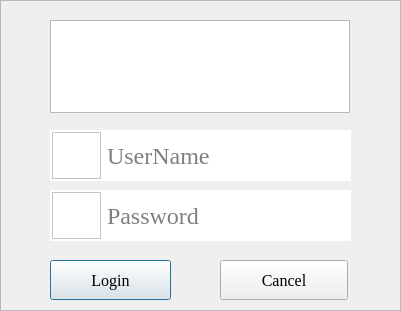
<?xml version="1.0" encoding="UTF-8"?>
<ui version="4.0">
 <class>Login</class>
 <widget class="QDialog" name="Login">
  <property name="geometry">
   <rect>
    <x>0</x>
    <y>0</y>
    <width>401</width>
    <height>311</height>
   </rect>
  </property>
  <property name="sizePolicy">
   <sizepolicy hsizetype="Fixed" vsizetype="Fixed">
    <horstretch>0</horstretch>
    <verstretch>0</verstretch>
   </sizepolicy>
  </property>
  <property name="minimumSize">
   <size>
    <width>20</width>
    <height>20</height>
   </size>
  </property>
  <property name="baseSize">
   <size>
    <width>20</width>
    <height>20</height>
   </size>
  </property>
  <property name="windowTitle">
   <string>Login</string>
  </property>
  <property name="windowIcon">
   <iconset resource="PictureResource.qrc">
    <normaloff>:/Start/Resource/Graphicloads-100-Flat-2-Battery-full.ico</normaloff>:/Start/Resource/Graphicloads-100-Flat-2-Battery-full.ico</iconset>
  </property>
  <property name="styleSheet">
   <string notr="true"/>
  </property>
  <widget class="QFrame" name="LoginFrame">
   <property name="geometry">
    <rect>
     <x>0</x>
     <y>0</y>
     <width>401</width>
     <height>311</height>
    </rect>
   </property>
   <property name="styleSheet">
    <string notr="true"/>
   </property>
   <property name="frameShape">
    <enum>QFrame::StyledPanel</enum>
   </property>
   <property name="frameShadow">
    <enum>QFrame::Raised</enum>
   </property>
   <widget class="QGraphicsView" name="DefondGraphicsView">
    <property name="geometry">
     <rect>
      <x>50</x>
      <y>20</y>
      <width>300</width>
      <height>93</height>
     </rect>
    </property>
    <property name="sizePolicy">
     <sizepolicy hsizetype="Fixed" vsizetype="Fixed">
      <horstretch>0</horstretch>
      <verstretch>0</verstretch>
     </sizepolicy>
    </property>
    <property name="styleSheet">
     <string notr="true">border-image: url(:/Start/Resource/defond_w300.png);</string>
    </property>
   </widget>
   <widget class="QPushButton" name="LoginButton">
    <property name="geometry">
     <rect>
      <x>50</x>
      <y>260</y>
      <width>121</width>
      <height>40</height>
     </rect>
    </property>
    <property name="sizePolicy">
     <sizepolicy hsizetype="Expanding" vsizetype="Expanding">
      <horstretch>0</horstretch>
      <verstretch>0</verstretch>
     </sizepolicy>
    </property>
    <property name="minimumSize">
     <size>
      <width>40</width>
      <height>40</height>
     </size>
    </property>
    <property name="font">
     <font>
      <family>Times New Roman</family>
      <pointsize>12</pointsize>
     </font>
    </property>
    <property name="text">
     <string>Login</string>
    </property>
    <property name="checkable">
     <bool>false</bool>
    </property>
   </widget>
   <widget class="QWidget" name="QHorizontalLayoutPassword" native="true">
    <property name="geometry">
     <rect>
      <x>50</x>
      <y>190</y>
      <width>301</width>
      <height>51</height>
     </rect>
    </property>
    <property name="styleSheet">
     <string notr="true">background-color: rgb(255, 255, 255);</string>
    </property>
    <layout class="QHBoxLayout" name="horizontalLayout_2" stretch="1,5">
     <property name="spacing">
      <number>4</number>
     </property>
     <property name="margin">
      <number>2</number>
     </property>
     <item>
      <widget class="QGraphicsView" name="graphicsView_2">
       <property name="sizePolicy">
        <sizepolicy hsizetype="Fixed" vsizetype="Fixed">
         <horstretch>0</horstretch>
         <verstretch>0</verstretch>
        </sizepolicy>
       </property>
       <property name="minimumSize">
        <size>
         <width>20</width>
         <height>20</height>
        </size>
       </property>
       <property name="baseSize">
        <size>
         <width>20</width>
         <height>20</height>
        </size>
       </property>
       <property name="styleSheet">
        <string notr="true">border-image: url(:/Start/Resource/login_password.png);
background-color: rgb(255, 255, 255);</string>
       </property>
      </widget>
     </item>
     <item>
      <widget class="QLineEdit" name="TextPassword">
       <property name="sizePolicy">
        <sizepolicy hsizetype="Expanding" vsizetype="Expanding">
         <horstretch>0</horstretch>
         <verstretch>0</verstretch>
        </sizepolicy>
       </property>
       <property name="minimumSize">
        <size>
         <width>0</width>
         <height>31</height>
        </size>
       </property>
       <property name="font">
        <font>
         <family>Times New Roman</family>
         <pointsize>18</pointsize>
        </font>
       </property>
       <property name="styleSheet">
        <string notr="true">background-color: rgb(255, 255, 255);
border-width:0;border-style:outset;</string>
       </property>
       <property name="echoMode">
        <enum>QLineEdit::Password</enum>
       </property>
       <property name="placeholderText">
        <string>Password</string>
       </property>
      </widget>
     </item>
    </layout>
   </widget>
   <widget class="QWidget" name="QHorizontalLayoutUserName" native="true">
    <property name="geometry">
     <rect>
      <x>50</x>
      <y>130</y>
      <width>301</width>
      <height>51</height>
     </rect>
    </property>
    <property name="styleSheet">
     <string notr="true">background-color: rgb(255, 255, 255);</string>
    </property>
    <layout class="QHBoxLayout" name="horizontalLayout" stretch="1,5">
     <property name="spacing">
      <number>4</number>
     </property>
     <property name="margin">
      <number>2</number>
     </property>
     <item>
      <widget class="QGraphicsView" name="graphicsView">
       <property name="sizePolicy">
        <sizepolicy hsizetype="Fixed" vsizetype="Fixed">
         <horstretch>0</horstretch>
         <verstretch>0</verstretch>
        </sizepolicy>
       </property>
       <property name="minimumSize">
        <size>
         <width>20</width>
         <height>20</height>
        </size>
       </property>
       <property name="baseSize">
        <size>
         <width>20</width>
         <height>20</height>
        </size>
       </property>
       <property name="styleSheet">
        <string notr="true">border-image: url(:/Start/Resource/login_user.png);
background-color: rgb(255, 255, 255);</string>
       </property>
      </widget>
     </item>
     <item>
      <widget class="QLineEdit" name="TextUserName">
       <property name="enabled">
        <bool>true</bool>
       </property>
       <property name="sizePolicy">
        <sizepolicy hsizetype="Expanding" vsizetype="Expanding">
         <horstretch>0</horstretch>
         <verstretch>0</verstretch>
        </sizepolicy>
       </property>
       <property name="minimumSize">
        <size>
         <width>20</width>
         <height>20</height>
        </size>
       </property>
       <property name="font">
        <font>
         <family>Times New Roman</family>
         <pointsize>18</pointsize>
        </font>
       </property>
       <property name="whatsThis">
        <string>&lt;html&gt;&lt;head/&gt;&lt;body&gt;&lt;p&gt;&lt;br/&gt;&lt;/p&gt;&lt;/body&gt;&lt;/html&gt;</string>
       </property>
       <property name="styleSheet">
        <string notr="true">background-color: rgb(255, 255, 255);
border-width:0;border-style:outset;</string>
       </property>
       <property name="placeholderText">
        <string>UserName</string>
       </property>
      </widget>
     </item>
    </layout>
   </widget>
   <widget class="QPushButton" name="CancelButton">
    <property name="geometry">
     <rect>
      <x>220</x>
      <y>260</y>
      <width>128</width>
      <height>40</height>
     </rect>
    </property>
    <property name="sizePolicy">
     <sizepolicy hsizetype="Expanding" vsizetype="Expanding">
      <horstretch>0</horstretch>
      <verstretch>0</verstretch>
     </sizepolicy>
    </property>
    <property name="minimumSize">
     <size>
      <width>40</width>
      <height>40</height>
     </size>
    </property>
    <property name="font">
     <font>
      <family>Times New Roman</family>
      <pointsize>12</pointsize>
     </font>
    </property>
    <property name="text">
     <string>Cancel</string>
    </property>
    <property name="autoDefault">
     <bool>false</bool>
    </property>
   </widget>
  </widget>
 </widget>
 <resources>
  <include location="PictureResource.qrc"/>
 </resources>
 <connections/>
</ui>
